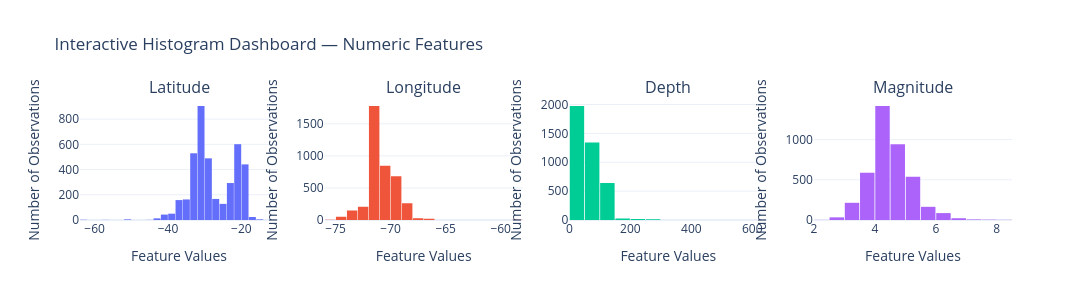

The code cell stored with this chart in its notebook:
### Markdown cell above
#### Histograms

### Code cell
# Select numeric columns
numeric_columns = df.select_dtypes(
    include=np.number
).columns

# Dashboard layout
n_cols = 4
n_rows = math.ceil(len(numeric_columns) / n_cols)

# Create subplot figure
fig = make_subplots(
    rows=n_rows,
    cols=n_cols,
    subplot_titles=numeric_columns
)

# Add histograms
for i, col in enumerate(numeric_columns):
    row = (i // n_cols) + 1
    col_pos = (i % n_cols) + 1

    fig.add_trace(
        go.Histogram(
            x=df[col],
            name=col,
            nbinsx=30
        ),
        row=row,
        col=col_pos
    )

# Update layout
fig.update_layout(
    title="Interactive Histogram Dashboard — Numeric Features",
    height=300 * n_rows,
    width=1400,
    showlegend=False,
    template="plotly_white",
    bargap=0.05
)

# Descriptive axis labels
fig.update_xaxes(title_text="Feature Values")
fig.update_yaxes(title_text="Number of Observations")

# Show dashboard
fig.show()

### Figure 1 — Plotly figure (JSON) as saved in the notebook; plotly's stock layout.template omitted (floating-point values rounded to 4 significant figures; data arrays with more than 128 entries replaced by an {"elided": "..."} marker saying what was removed)
{"data": [{"name": "Latitude", "nbinsx": 30, "type": "histogram", "x": {"elided": "4018 float values"}, "xaxis": "x", "yaxis": "y"}, {"name": "Longitude", "nbinsx": 30, "type": "histogram", "x": {"elided": "4018 float values"}, "xaxis": "x2", "yaxis": "y2"}, {"name": "Depth", "nbinsx": 30, "type": "histogram", "x": {"elided": "4018 int values"}, "xaxis": "x3", "yaxis": "y3"}, {"name": "Magnitude", "nbinsx": 30, "type": "histogram", "x": {"elided": "4018 float values"}, "xaxis": "x4", "yaxis": "y4"}], "layout": {"annotations": [{"font": {"size": 16}, "showarrow": false, "text": "Latitude", "x": 0.1062, "xanchor": "center", "xref": "paper", "y": 1, "yanchor": "bottom", "yref": "paper"}, {"font": {"size": 16}, "showarrow": false, "text": "Longitude", "x": 0.3688, "xanchor": "center", "xref": "paper", "y": 1, "yanchor": "bottom", "yref": "paper"}, {"font": {"size": 16}, "showarrow": false, "text": "Depth", "x": 0.6313, "xanchor": "center", "xref": "paper", "y": 1, "yanchor": "bottom", "yref": "paper"}, {"font": {"size": 16}, "showarrow": false, "text": "Magnitude", "x": 0.8938, "xanchor": "center", "xref": "paper", "y": 1, "yanchor": "bottom", "yref": "paper"}], "bargap": 0.05, "height": 300, "showlegend": false, "title": {"text": "Interactive Histogram Dashboard — Numeric Features"}, "width": 1400, "xaxis": {"anchor": "y", "domain": [0, 0.2125], "title": {"text": "Feature Values"}}, "xaxis2": {"anchor": "y2", "domain": [0.2625, 0.475], "title": {"text": "Feature Values"}}, "xaxis3": {"anchor": "y3", "domain": [0.525, 0.7375], "title": {"text": "Feature Values"}}, "xaxis4": {"anchor": "y4", "domain": [0.7875, 1], "title": {"text": "Feature Values"}}, "yaxis": {"anchor": "x", "domain": [0, 1], "title": {"text": "Number of Observations"}}, "yaxis2": {"anchor": "x2", "domain": [0, 1], "title": {"text": "Number of Observations"}}, "yaxis3": {"anchor": "x3", "domain": [0, 1], "title": {"text": "Number of Observations"}}, "yaxis4": {"anchor": "x4", "domain": [0, 1], "title": {"text": "Number of Observations"}}}}
